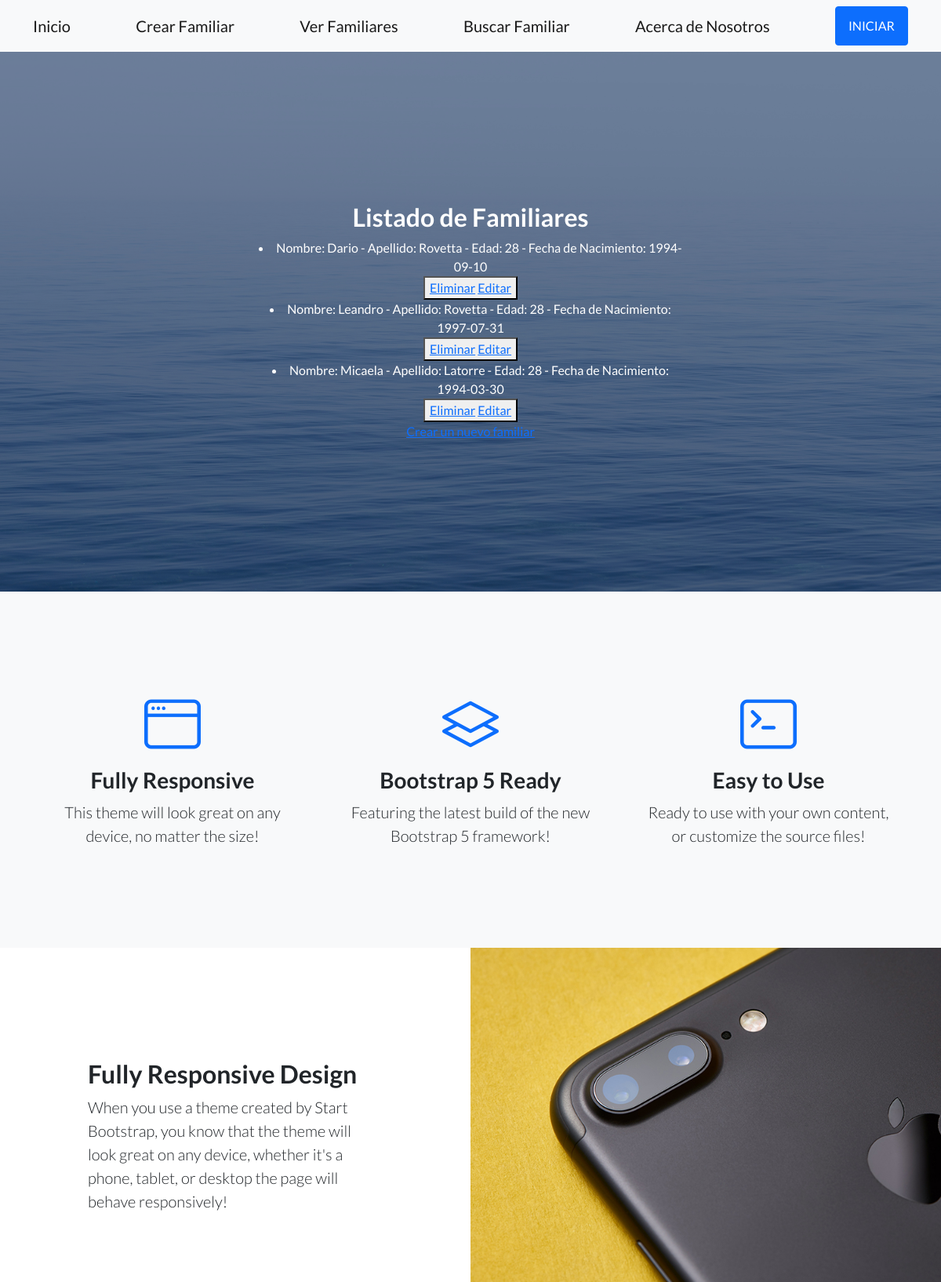
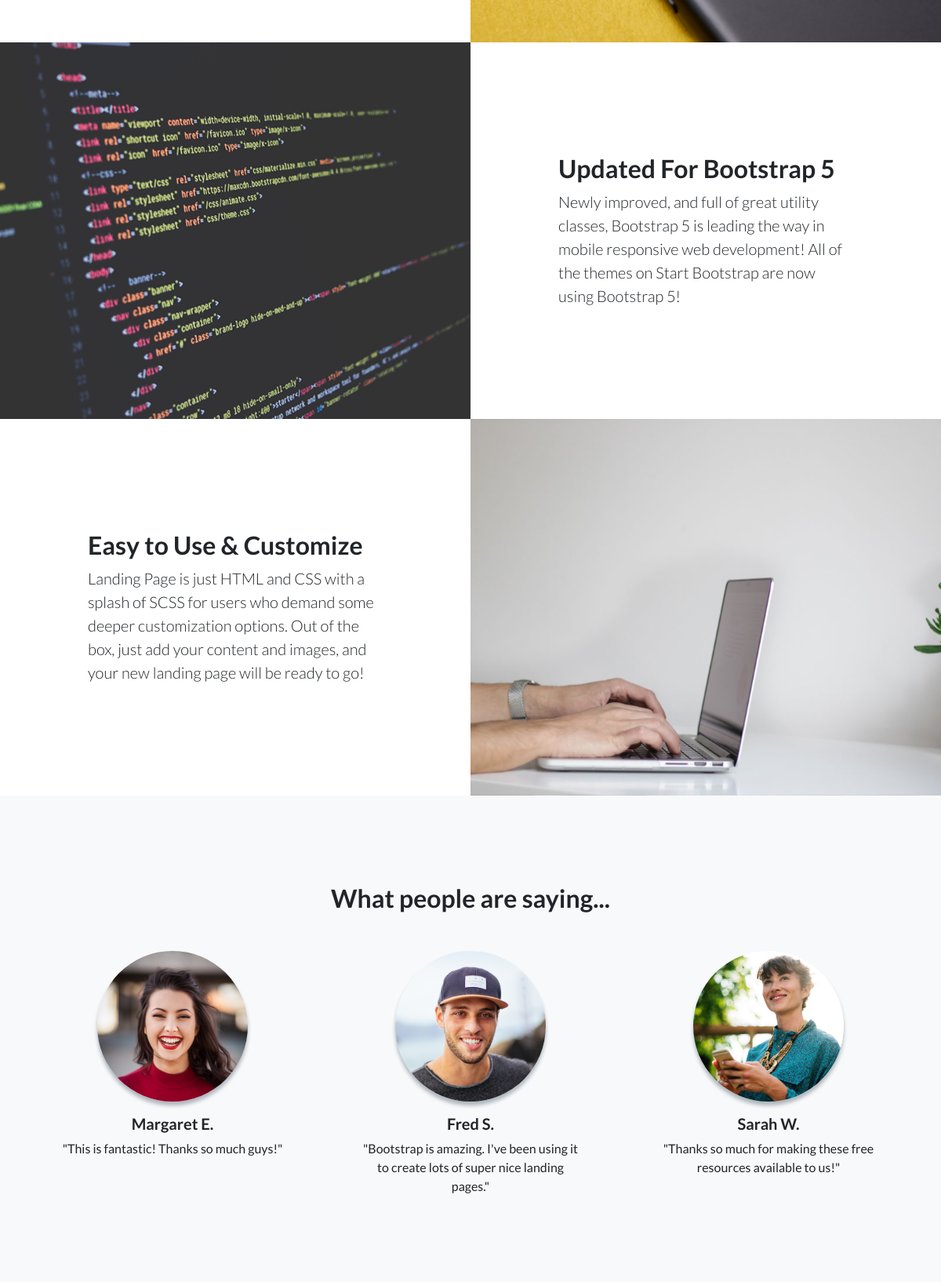
The page /leerFamiliares (upper part) on the database its author committed (2 pictures, top to bottom).
### appMVT/models.py (models this page shows)
class Familiar(models.Model):
    def __str__(self):
      return f"Nombre: {self.nombre} - Apellido: {self.apellido} - Edad: {self.edad} - Fecha de Nacimiento: {self.fechaNacimiento}"
    nombre = models.CharField(max_length=30)
    apellido = models.CharField(max_length=30)
    edad = models.IntegerField()
    fechaNacimiento = models.DateField(null=True)

### appMVT/views.py (the view)
# urls.py: path('leerFamiliares', views.leerFamiliares, name="LeerFamiliares"),
def leerFamiliares(request):
      familiares = Familiar.objects.all()  # Trae todos los profesores
      contexto = {"familiares":familiares}
      return render(request, "appMVT/leerFamiliares.html", contexto)

### appMVT/templates/appMVT/leerFamiliares.html
{% extends 'appMVT/padre.html' %}
{% load static %}
{% block contenidoQueCambia %}
<h2>Listado de Familiares</h2>
    {% for p in familiares %}
        <li>{{p}}</li>
        <button>
            <a href="{% url 'EliminarFamiliar' p.id %}">Eliminar</a>
            <a href="{% url 'EditarFamiliar' p.id %}">Editar</a>
        </button>
    {% endfor %}
    <div>
    <a href="http://127.0.0.1:8000/crearFamiliares">Crear un nuevo familiar</a>
    </div>
{% endblock  %}

### rows shown on the page
Familiar: nombre+apellido+edad "Nombre: Dario - Apellido: Rovetta - Edad: 28 - Fecha de Nacimiento: 1994-09-10"
Familiar: nombre+apellido+edad "Nombre: Leandro - Apellido: Rovetta - Edad: 28 - Fecha de Nacimiento: 1997-07-31"
Familiar: nombre+apellido+edad "Nombre: Micaela - Apellido: Latorre - Edad: 28 - Fecha de Nacimiento: 1994-03-30"
